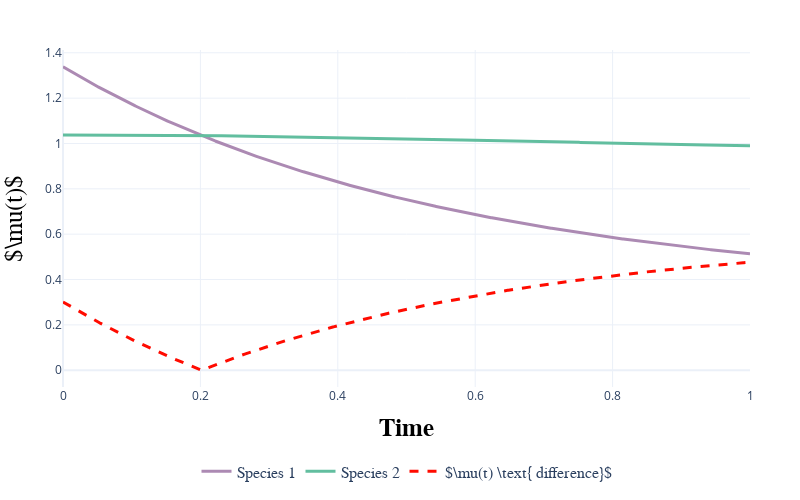

The cell this chart's notebook holds for it:
### Code cell
mu_range1, mu_mu_prime_range1 = mu_mu_prime_range(Q1*0.2, test_nst_array3, np.linspace(0, 1, 999))
mu_range2, mu_mu_prime_range2 = mu_mu_prime_range(Q2*0.2, test_nst_array3, np.linspace(0, 1, 999))
fig = go.Figure()

# Add Q3 line
fig.add_trace(go.Scatter(x=np.linspace(0, 1, 999), y=mu_range1, mode='lines', name='Species 1', line=dict(color='#AC8AB3', width=3)))

# Add Q5 line
fig.add_trace(go.Scatter(x=np.linspace(0, 1, 999), y=mu_range2, mode='lines', name='Species 2', line=dict(color='#62BE9F', width=3)))

fig.add_trace(go.Scatter(x=np.linspace(0, 1, 999), y=np.abs(np.array(mu_range1) - np.array(mu_range2)), mode='lines', name=r'$\mu(t) \text{ difference}$', line=dict(color='#ff0b00', width=3, dash='dash')))

# Update layout for better presentation
fig.update_layout(
    title=None,
    title_font=dict(size=20),  # Increase title size, make it bold
    xaxis_title='<b>Time</b>',
    xaxis= dict(
            title_font=dict(size=25, family='Latex', color='black'),
    ),
    yaxis_title=r'$\mu(t)$',
    yaxis=dict(
            title_font=dict(size=25, family='Latex', color='black')
    ),
    legend=dict(
        title=None,
        font=dict(size=16, family = 'Latex'),  # Adjust font size of legend
        x=0.5,               # Center the legend horizontally
        y=-0.2,              # Position the legend below the plot
        xanchor='center',
        yanchor='top',        # Anchor the legend to the top to ensure it's below the plot
        orientation='h'       # Horizontal orientation
    ),
    template='plotly_white',
    margin=dict(l=50, r=50, t=50, b=50), 
    height=500,
    width=800)


fig.show()
fig.write_image("/Users/gulugulu/repos/PuningAnalysis/results/figures/Clock_violation_two_nonstationary.pdf")

### Figure 1 — Plotly figure (JSON) as saved in the notebook; plotly's stock layout.template omitted (floating-point values rounded to 4 significant figures; data arrays with more than 128 entries replaced by an {"elided": "..."} marker saying what was removed)
{"data": [{"line": {"color": "#AC8AB3", "width": 3}, "mode": "lines", "name": "Species 1", "type": "scatter", "x": {"elided": "999 float values"}, "y": {"elided": "999 float values"}}, {"line": {"color": "#62BE9F", "width": 3}, "mode": "lines", "name": "Species 2", "type": "scatter", "x": {"elided": "999 float values"}, "y": {"elided": "999 float values"}}, {"line": {"color": "#ff0b00", "dash": "dash", "width": 3}, "mode": "lines", "name": "$\\mu(t) \\text{ difference}$", "type": "scatter", "x": {"elided": "999 float values"}, "y": {"elided": "999 float values"}}], "layout": {"height": 500, "legend": {"font": {"family": "Latex", "size": 16}, "orientation": "h", "title": {}, "x": 0.5, "xanchor": "center", "y": -0.2, "yanchor": "top"}, "margin": {"b": 50, "l": 50, "r": 50, "t": 50}, "title": {"font": {"size": 20}}, "width": 800, "xaxis": {"title": {"font": {"color": "black", "family": "Latex", "size": 25}, "text": "<b>Time</b>"}}, "yaxis": {"title": {"font": {"color": "black", "family": "Latex", "size": 25}, "text": "$\\mu(t)$"}}}}
